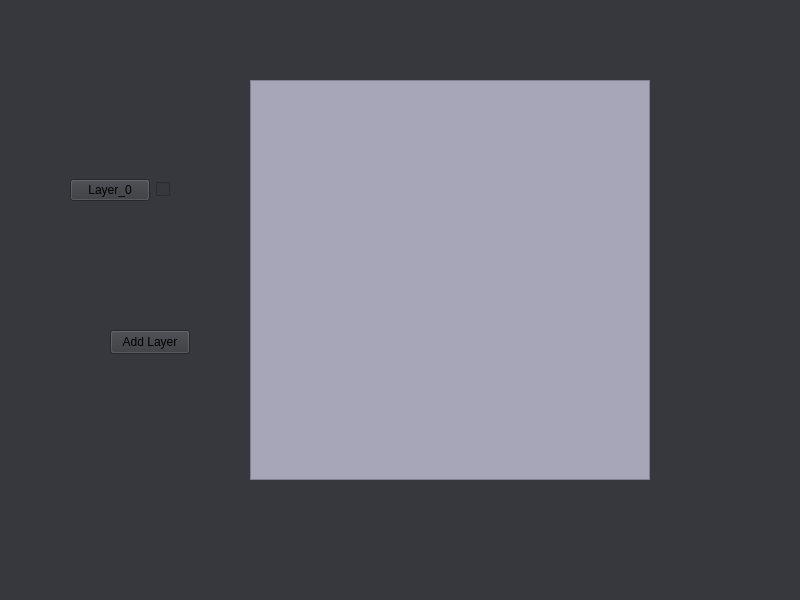
<?xml version="1.0" encoding="UTF-8"?>
<ui version="4.0">
 <class>EditorView</class>
 <widget class="QMainWindow" name="EditorView">
  <property name="geometry">
   <rect>
    <x>0</x>
    <y>0</y>
    <width>800</width>
    <height>600</height>
   </rect>
  </property>
  <property name="windowTitle">
   <string>MainWindow</string>
  </property>
  <property name="styleSheet">
   <string notr="true">background-color: rgb(55, 56, 61)</string>
  </property>
  <widget class="QWidget" name="centralwidget">
   <widget class="DrawingCanvas" name="Canvas">
    <property name="geometry">
     <rect>
      <x>250</x>
      <y>80</y>
      <width>400</width>
      <height>400</height>
     </rect>
    </property>
    <property name="mouseTracking">
     <bool>false</bool>
    </property>
    <property name="styleSheet">
     <string notr="true">background-color:rgb(167, 166, 185)</string>
    </property>
    <property name="verticalScrollBarPolicy">
     <enum>Qt::ScrollBarAlwaysOff</enum>
    </property>
    <property name="horizontalScrollBarPolicy">
     <enum>Qt::ScrollBarAlwaysOff</enum>
    </property>
    <property name="cacheMode">
     <set>QGraphicsView::CacheNone</set>
    </property>
   </widget>
   <widget class="QWidget" name="gridLayoutWidget">
    <property name="geometry">
     <rect>
      <x>70</x>
      <y>80</y>
      <width>159</width>
      <height>221</height>
     </rect>
    </property>
    <layout class="QGridLayout" name="gridLayout">
     <item row="0" column="1">
      <widget class="QCheckBox" name="checkBox">
       <property name="text">
        <string/>
       </property>
      </widget>
     </item>
     <item row="0" column="0">
      <widget class="QPushButton" name="layer0">
       <property name="text">
        <string>Layer_0</string>
       </property>
       <property name="checkable">
        <bool>true</bool>
       </property>
       <property name="checked">
        <bool>false</bool>
       </property>
      </widget>
     </item>
    </layout>
   </widget>
   <widget class="QPushButton" name="addLayer">
    <property name="geometry">
     <rect>
      <x>110</x>
      <y>330</y>
      <width>80</width>
      <height>24</height>
     </rect>
    </property>
    <property name="text">
     <string>Add Layer</string>
    </property>
   </widget>
  </widget>
  <widget class="QMenuBar" name="menubar">
   <property name="geometry">
    <rect>
     <x>0</x>
     <y>0</y>
     <width>800</width>
     <height>21</height>
    </rect>
   </property>
  </widget>
  <widget class="QStatusBar" name="statusbar"/>
 </widget>
 <customwidgets>
  <customwidget>
   <class>DrawingCanvas</class>
   <extends>QGraphicsView</extends>
   <header>drawingcanvas.h</header>
  </customwidget>
 </customwidgets>
 <resources/>
 <connections/>
</ui>
